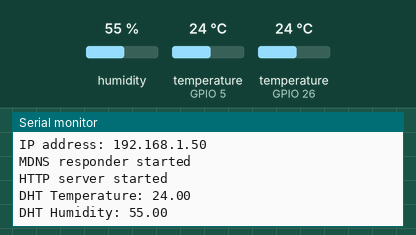
This sketch was run on a simulated ESP32. Shown: the last lines printed to the serial monitor. The inputs (shaded band) are chosen by the test bench; at power-on: humidity 55 %, temperature (sensors on GPIO 26, GPIO 5) 24 °C. WiFi joins after 1.5 s; servers stay silent unless stated.

Above: at 2.7 s.
2.8 s: humidity set to 22 %
At 5.7 s:
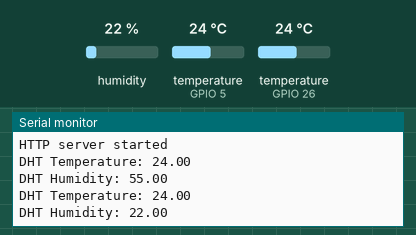
6.4 s: temperature (sensor on GPIO 26) set to 12 °C
At 7.9 s:
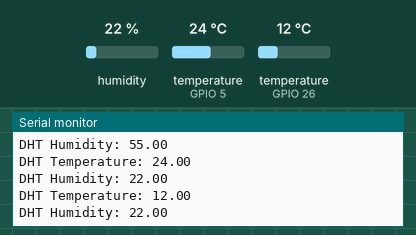
10.0 s: humidity set to 40 %
At 13.6 s:
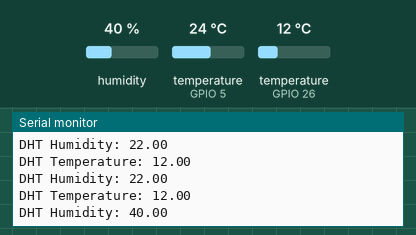
Timing chart, 0 to 15.1 s (numbered marks = the images above; inputs shaded):
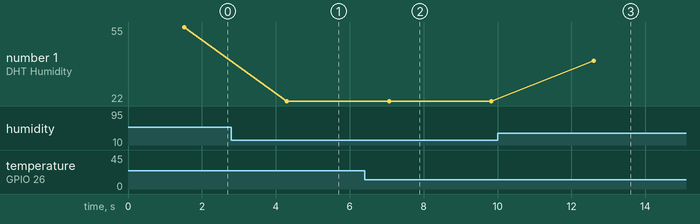

Measured:
- after the input at 2.8 s, the serial monitor: prints a new line after 1.5 s (image 1)
- after the input at 6.4 s, the serial monitor: prints a new line after 0.66 s (image 2)
- after the input at 10.0 s, the serial monitor: prints a new line after 2.6 s (image 3)
- plotted number 1: 55 → 22 after the input at 2.8 s, 22 → 40 after the input at 10.0 s

The sketch:

tempxsense.ino
```cpp
#include <WiFi.h>
#include <WiFiClient.h>
#include <WebServer.h>
#include <ESPmDNS.h>
#include <DHT.h>
#include <OneWire.h>
#include <DallasTemperature.h>

const char *ssid = "KHAN";
const char *password = "12345678";

WebServer server(80);
DHT dht(26, DHT22);
OneWire oneWire(5);  // DS18B20 connected to Pin D4
DallasTemperature sensors(&oneWire);

float dhtTemperature;
float dhtHumidity;
float ds18b20Temperature;

void handleRoot() {
  char msg[1500];

  // Check if DS18B20 temperature is above 27 degrees Celsius
  bool urgentAttention = ds18b20Temperature > 27.0;

  snprintf(msg, 1500,
           "<html>\
  <head>\
    <meta http-equiv='refresh' content='4'/>\
    <meta name='viewport' content='width=device-width, initial-scale=1'>\
    <link rel='stylesheet' href='https://use.fontawesome.com/releases/v5.7.2/css/all.css' integrity='sha384-fnmOCqbTlWIlj8LyTjo7mOUStjsKC4pOpQbqyi7RrhN7udi9RwhKkMHpvLbHG9Sr' crossorigin='anonymous'>\
    <title>ESP32 Sensor Readings</title>\
    <style>\
    html { font-family: Arial; display: inline-block; margin: 0px auto; text-align: center;}\
    h2 { font-size: 3.0rem; }\
    p { font-size: 3.0rem; }\
    .units { font-size: 1.2rem; }\
    .dht-labels{ font-size: 1.5rem; vertical-align:middle; padding-bottom: 15px;}\
    </style>\
    <script>\
      function checkTemperature() {\
        if (%s) {\
          alert('Seek Medical Attention Urgently!');\
        }\
      }\
      window.onload = checkTemperature;\
    </script>\
  </head>\
  <body>\
      <h2>ESP32 Sensor Readings!</h2>\
      <p>\
        <i class='fas fa-thermometer-half' style='color:#ca3517;'></i>\
        <span class='dht-labels'>DHT22 Temperature</span>\
        <span>%.2f</span>\
        <sup class='units'>&deg;C</sup>\
      </p>\
      <p>\
        <i class='fas fa-tint' style='color:#00add6;'></i>\
        <span class='dht-labels'>DHT22 Humidity</span>\
        <span>%.2f</span>\
        <sup class='units'>&percnt;</sup>\
      </p>\
      <p>\
        <i class='fas fa-thermometer-half' style='color:#ca3517;'></i>\
        <span class='dht-labels'>DS18B20 Temperature</span>\
        <span>%.2f</span>\
        <sup class='units'>&deg;C</sup>\
      </p>\
  </body>\
</html>",
           urgentAttention ? "true" : "false", dhtTemperature, dhtHumidity, ds18b20Temperature
          );
  server.send(200, "text/html", msg);
}

void setup(void) {
  Serial.begin(115200);
  dht.begin();
  sensors.begin();

  WiFi.mode(WIFI_STA);
  WiFi.begin(ssid, password);
  Serial.println("");

  while (WiFi.status() != WL_CONNECTED) {
    delay(500);
    Serial.print(".");
  }

  Serial.println("");
  Serial.print("Connected to ");
  Serial.println(ssid);
  Serial.print("IP address: ");
  Serial.println(WiFi.localIP());

  if (MDNS.begin("esp32")) {
    Serial.println("MDNS responder started");
  }
  server.on("/", handleRoot);

  server.begin();
  Serial.println("HTTP server started");
}

void loop(void) {
  dhtTemperature = readDHTTemperature();
  dhtHumidity = readDHTHumidity();

  sensors.requestTemperatures();
  ds18b20Temperature = sensors.getTempCByIndex(0);

  server.handleClient();
  delay(2000); // Allow the CPU to switch to other tasks
}

float readDHTTemperature() {
  float t = dht.readTemperature();
  if (isnan(t)) {
    Serial.println("Failed to read from DHT sensor!");
    return -1;
  }
  else {
    Serial.println("DHT Temperature: " + String(t));
    return t;
  }
}

float readDHTHumidity() {
  float h = dht.readHumidity();
  if (isnan(h)) {
    Serial.println("Failed to read from DHT sensor!");
    return -1;
  }
  else {
    Serial.println("DHT Humidity: " + String(h));
    return h;
  }
}
```
